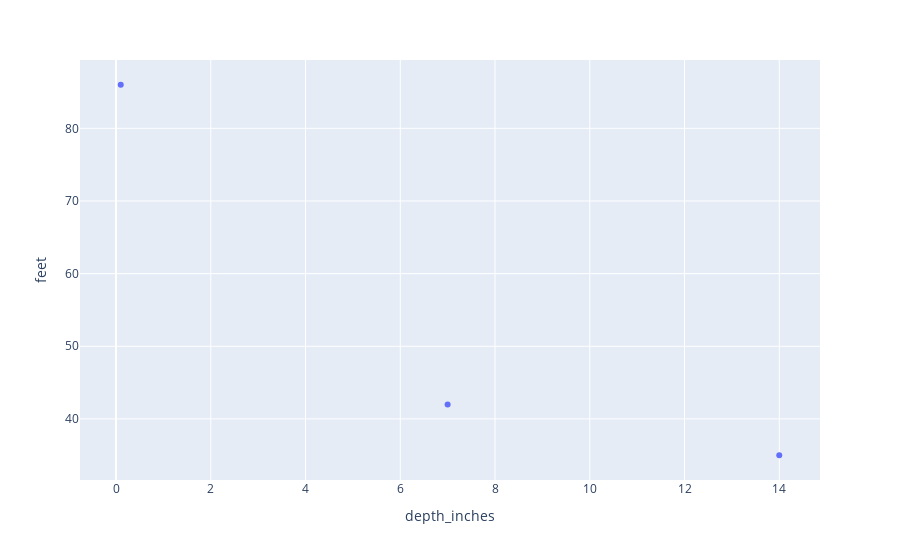

The notebook cell this image was saved under:
### Code cell
px.scatter(temp, x='depth_inches', y='feet')

### Figure 1 — Plotly figure (JSON) as saved in the notebook; plotly's stock layout.template omitted (floating-point values rounded to 4 significant figures)
{"data": [{"hovertemplate": "depth_inches=%{x}<br>feet=%{y}<extra></extra>", "legendgroup": "", "marker": {"color": "#636efa", "symbol": "circle"}, "mode": "markers", "name": "", "orientation": "v", "showlegend": false, "type": "scatter", "x": [0.1, 7, 14], "xaxis": "x", "y": [86, 42, 35], "yaxis": "y"}], "layout": {"autosize": true, "legend": {"tracegroupgap": 0}, "margin": {"t": 60}, "xaxis": {"anchor": "y", "autorange": true, "domain": [0, 1], "range": [-0.717, 14.82], "title": {"text": "depth_inches"}, "type": "linear"}, "yaxis": {"anchor": "x", "autorange": true, "domain": [0, 1], "range": [31.38, 89.62], "title": {"text": "feet"}, "type": "linear"}}}
